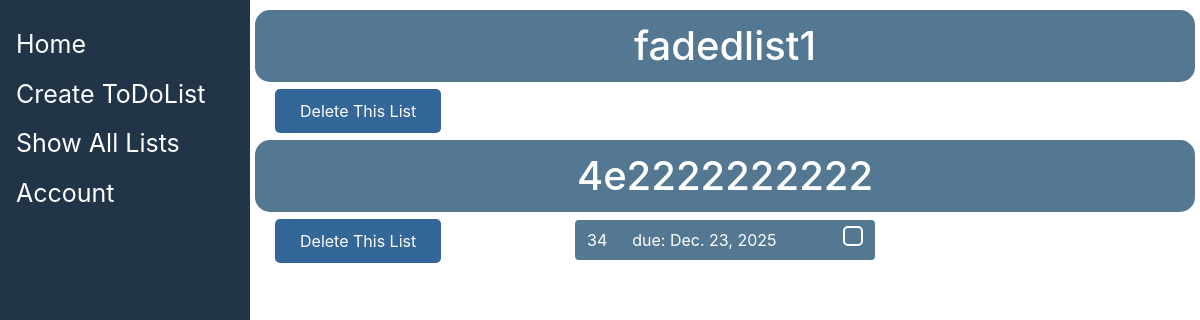
Before: /showall/ (signed in) with the older database file.
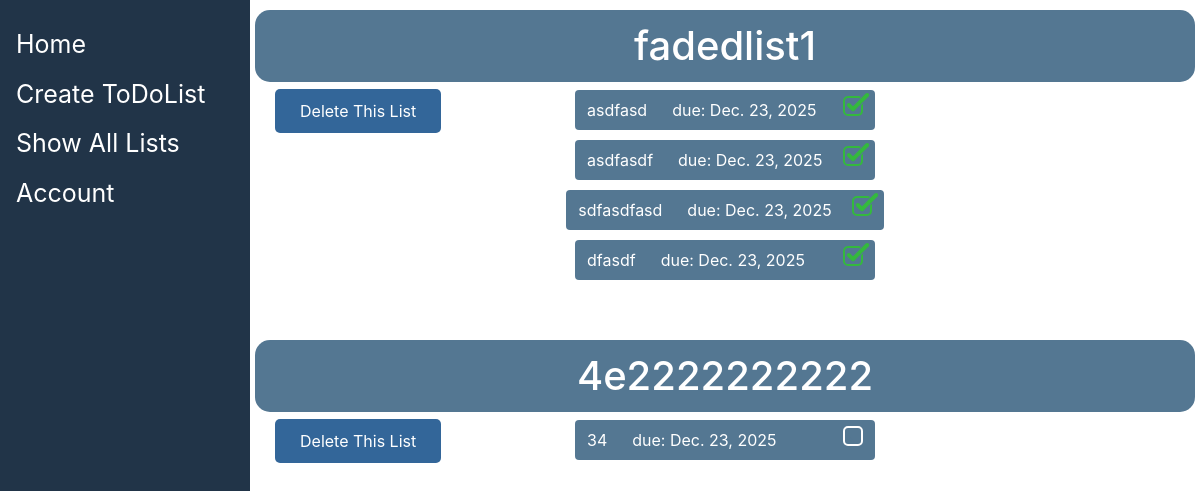
After: the same page with the newer database file.
### main/models.py (models this page shows, shortened)
class ToDoList(models.Model):
    user = models.ForeignKey(User, on_delete=models.CASCADE)
    name = models.CharField(max_length=200)
    order = models.IntegerField(default=0)

class Item(models.Model):
    todolist = models.ForeignKey(ToDoList, on_delete=models.CASCADE)
    text = models.CharField(max_length=300)
    complete = models.BooleanField(default=False)
    taskId = models.IntegerField(default=0)
    taskDueDate = models.DateField(default = date.today())

### main/views.py (the view)
# urls.py: path("showall/", views.showAll, name = "ShowALl"),
def showAll(response):
    if not response.user.is_authenticated:
        return render(response, 'main/showAll.html', {"all": []})
    user_lists = response.user.todolist_set.all() # Get lists once
    if response.method == "POST":
        idToDelete = response.POST.get("idToDelete")
        user_lists.filter(order=idToDelete).delete()
        reorder(user_lists)
    return render(response, 'main/showAll.html', {"all": user_lists})

### main/templates/main/showAll.html (shortened to what this page needs)
{%extends 'main/base.html'%}
{%block content%}
{% if not user.is_authenticated %}
<div class="alert alert-info">
    <h1>Please Log In</h1>
    <p>You must be logged in to view this content.</p>
    <a href="/account/login/" class="btn btn-primary">Login Here</a>
</div>
{% else %}
{% for ls in all %}
<a href="{% url 'content' ls.order %}"><h1>{{ls.name}}</h1></a>
<div class="content">
    <div class="Navigation">
    <form method="POST" action="" name="delete">
        <button type="submit" name="idToDelete" value="{{ls.order}}">
        Delete This List
        </button>
    </form>
    </div>
    <ul>
    {% for item in ls.item_set.all %}
    {% if item.complete == False %}
    <li>
        {{item.text}} &emsp; due: {{item.taskDueDate}}
        <div class="checkbox-wrapper-19">
        <label for="{{item.taskId}}" class="check-box"></label>
        </div>
    </li>
    {% endif %}
    {% endfor %}
    {% for item in ls.item_set.all %}
    {% if item.complete == True %}
    <li>
        {{item.text}} &emsp; due: {{item.taskDueDate}}
        <div class="checkbox-wrapper-19">
        <label for="{{item.taskId}}" class="check-box"></label>
        </div>
    </li>
    {% endif %}
    {% endfor %}
    </ul>
</div>
{% endfor %}
{% endif %}
{%endblock%}

### main/templates/main/base.html (shortened to what this page needs)
<!DOCTYPE html>
<html>
  <head>
    <link
      rel="stylesheet"
      href="https://cdn.jsdelivr.net/npm/bootstrap@4.3.1/dist/css/bootstrap.min.css"
    />
  </head>
  <body>
    <div class="sidenav">
      <a href="{% url 'Home'%}">Home</a>
      <a href="{% url 'Create'%}">Create ToDoList</a>
      <a href="{% url 'ShowALl'%}">Show All Lists</a>
      <a href="{% url 'profile' %}">Account</a>
    </div>
    <div id="content" , name="content" , class="main">
      {% if user.is_authenticated %} {% block content%} {% endblock %} {% else%}
      {% block login %}
      <h1>Please Log In</h1>
      <p>You must be logged in to view this content.</p>
      <a href="/account/login/" class="btn btn-primary">Login Here</a>
      {% endblock %} {% endif %}
    </div>
  </body>
</html>

### main/templates/main/base.html (style rules this page uses)
body { background-color: #EAE0CF; align-items: center; }
.sidenav { height: 100%; width: 250px; background-color: #213448; position: fixed; z-index:1; top:0; left: 0px; overflow-x: :hidden; padding-top:20px; }
label { display: block; width: 250px; margin: 0 auto; text-align: left; margin-bottom: 5px; font-weight: bold; color: #082466; }
.sidenav a { padding : 6px 8px 6px 16px; text-decoration: none; font-size : 25px; color: #ffffffff; display: block; }
.main { margin-left: 250px; padding: 10px 5px; }
button { display: block; background-color: #336699; color: white; border: none; padding: 10px 25px; border-radius: 5px; cursor: pointer; margin: 10px auto; text-decoration: none; }
h1 { background-color: #547792; padding: 12px 0px; border-radius: 15px; color: #ffffff; width: 100%; text-align: center; box-sizing: border-box; }
a { text-decoration: none; }

### main/templates/main/showAll.html (style rules this page uses)
.content { display: flex; justify-content: center; align-items: flex-start; position: relative; width: 100%; margin-bottom: 50px; }
li { display: flex; align-items: center; justify-content: space-between; background-color: #547792; padding: 8px 12px; border-radius: 4px; color: #ffffff; width: fit-content; min-width: 300px; margin: 0 auto 10px auto; }
.Navigation { display: flex; flex-direction: column; position: absolute; left: 20px; top: -1px; gap: 3px; width: min-content; }
.Navigation form { margin: 0; }
ul { padding: 0; margin: 0px; display: block; }
button { width: 100%; box-sizing: border-box; margin: 0; white-space: nowrap; border-radius: 5px; }
.checkbox-wrapper-19 { box-sizing: border-box; --background-color: #547792; --checkbox-height: 20px; display: flex; align-items: center; margin-left: 20px; height: var(--checkbox-height); }
.checkbox-wrapper-19 .check-box { height: var(--checkbox-height); width: var(--checkbox-height); background-color: transparent; border: calc(var(--checkbox-height) * 0.1) solid #fff; border-radius: 5px; position: relative; display: inline-block; transition: border-color ease 0.2s; }
.checkbox-wrapper-19 .check-box::before, .checkbox-wrapper-19 .check-box::after { position: absolute; height: 0; width: calc(var(--checkbox-height) * 0.2); background-color: #34b93d; display: inline-block; transform-origin: left top; border-radius: 5px; content: " "; transition: opacity ease 0.5; }
.checkbox-wrapper-19 .check-box::before { top: calc(var(--checkbox-height) * 0.72); left: calc(var(--checkbox-height) * 0.41); box-shadow: 0 0 0 calc(var(--checkbox-height) * 0.05) var(--background-color); transform: rotate(-135deg); }
.checkbox-wrapper-19 .check-box::after { top: calc(var(--checkbox-height) * 0.37); left: calc(var(--checkbox-height) * 0.05); transform: rotate(-45deg); }
.checkbox-wrapper-19 input[type="checkbox"]:checked + .check-box { border-color: #34b93d; }
.checkbox-wrapper-19 input[type="checkbox"]:checked + .check-box::after { animation: dothabottomcheck-19 0.2s ease 0s forwards; }
.checkbox-wrapper-19 input[type="checkbox"]:checked + .check-box::before { animation: dothatopcheck-19 0.4s ease 0s forwards; }

Changed rows visible on the page:
added Item: text "asdfasd", taskDueDate "Dec. 23, 2025", taskId 1 (drawn), shown under ToDoList "fadedlist1"
added Item: text "asdfasdf", taskDueDate "Dec. 23, 2025", taskId 2 (drawn), shown under ToDoList "fadedlist1"
added Item: text "sdfasdfasd", taskDueDate "Dec. 23, 2025", taskId 3 (drawn), shown under ToDoList "fadedlist1"
added Item: text "dfasdf", taskDueDate "Dec. 23, 2025", taskId 4 (drawn), shown under ToDoList "fadedlist1"
